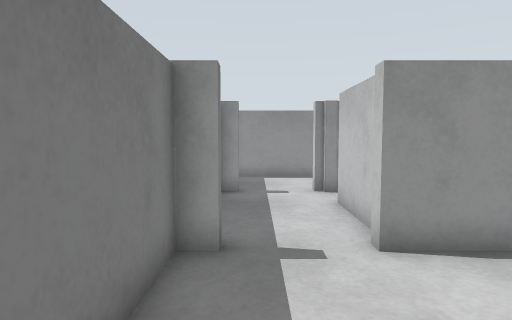
[1] (above)

15 first-person views from a walk through a world built for the Gazebo simulator. The camera is 0.93 m above the floor, tilts 4° down and sees 75° across. The floor is counted in squares, 0.5 m on a side. Each view is taken from the middle of a square. On the plan, view 1 faces up. The plan holds only what a view shows up to about 17 squares ahead; the rest is blank. The robots in the file are not drawn.

[2]
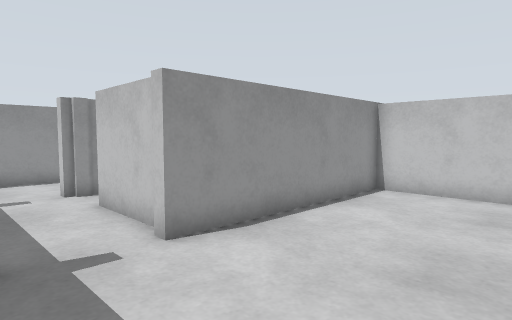

[3]
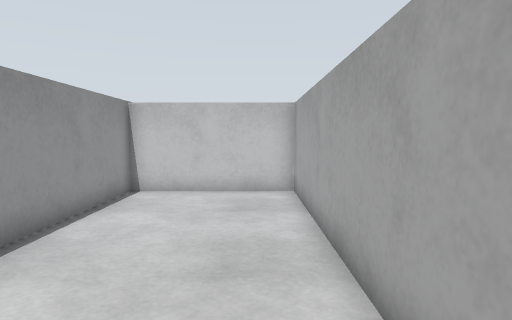

[4]
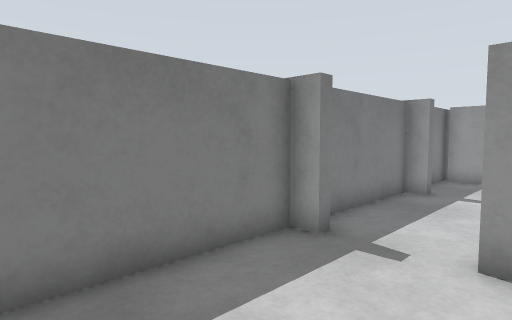

[5]
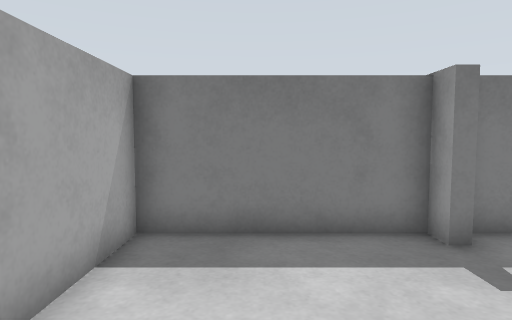

[6]
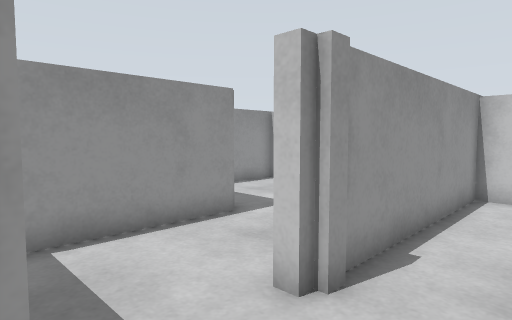

[7]
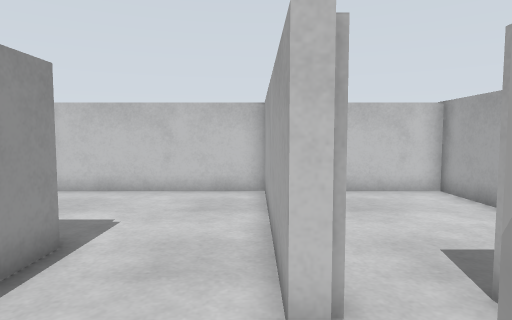

[8]
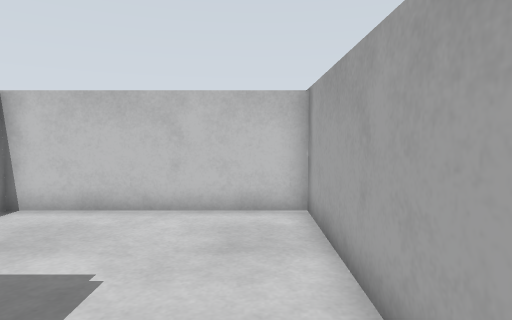

[9]
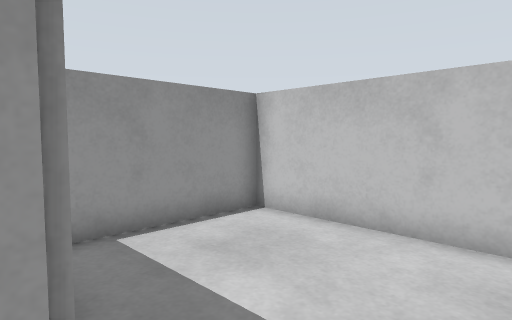

[10]
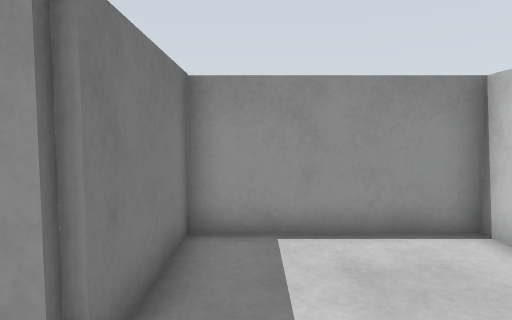

[11]
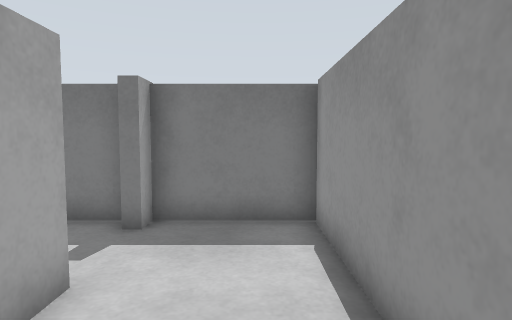

[12]
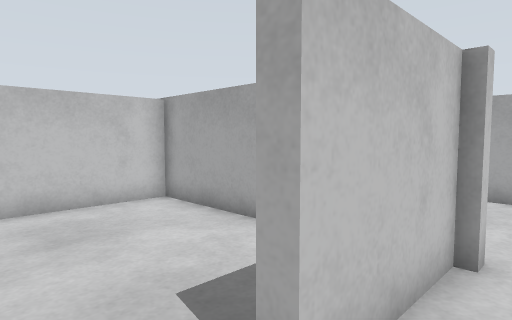

[13]
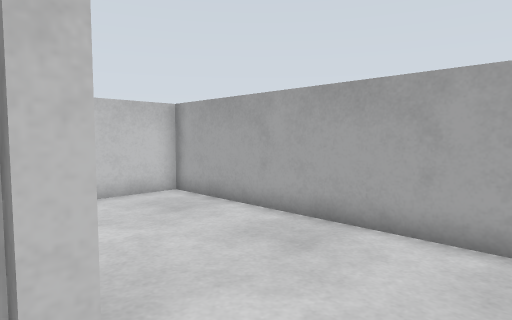

[14]
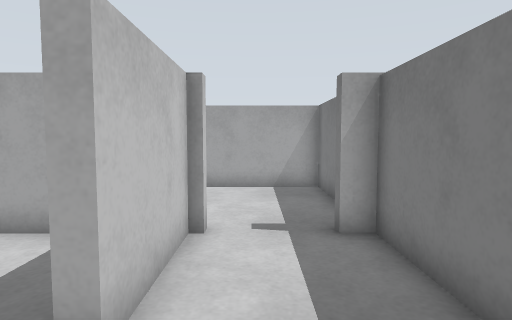

[15]
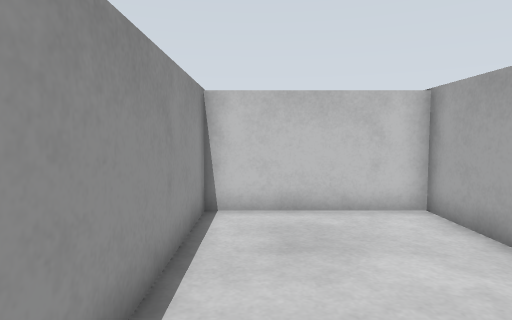

### Floor plan
Ten units are one square. View 1 is at (0, 0); x grows to the right and y downward. Boxes are objects, and circles mark ways between rooms. Rooms are numbered by the first view taken in them; rooms with no view inside come last. Other rooms are left out.
<svg viewBox="-20 -198 128 206">
<path fill="none" stroke="#000" d="M34 -117 44 -117M47 -153 -11 -153M-13 -161 -13 3 103 3 103 -53 20 -53 20 -57 23 -57 23 -93 28 -93M44 -117 103 -117 103 -193 47 -193 47 -153M49 -57 103 -57 103 -113 34 -113"/>
<rect x="-15" y="-55" width="10" height="10" fill="#bbb"><title>white box</title></rect>
<rect x="-15" y="-115" width="10" height="10" fill="#bbb"><title>white box</title></rect>
<rect x="15" y="-115" width="20" height="10" fill="#bbb"><title>white post</title></rect>
<circle cx="40" cy="-135" r="3" fill="#2a7"/>
<circle cx="30" cy="-100" r="3" fill="#2a7"/>
<text x="20" y="-60">1</text>
<text x="70" y="-160">2</text>
<text x="70" y="-80">3</text>
</svg>
Room 1 opens to room 2. Room 1 opens to room 3.

Where each view was taken, in squares from view 1:
view 1: 0 up, 0 right, facing up
view 2: 0 up, 1 left, facing up-right
view 3: 1 up, 1 left, facing right
view 4: 0 up, 3 right, facing up-left
view 5: 2 up, 5 right, facing left
view 6: 9 up, 1 left, facing up-right
view 7: 12 up, 1 left, facing right
view 8: 13 up, 2 right, facing right
view 9: 13 up, 4 right, facing up-right
view 10: 13 up, 6 right, facing up
view 11: 14 up, 6 right, facing left
view 12: 11 up, 1 right, facing down-right
view 13: 6 up, 0 right, facing down-right
view 14: 12 up, 1 right, facing down
view 15: 10 up, 2 right, facing right
